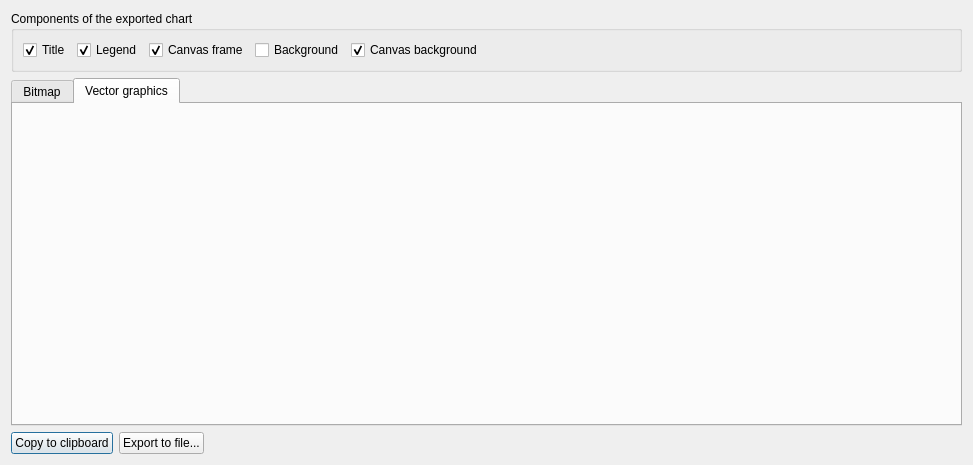
<?xml version="1.0" encoding="UTF-8"?>
<ui version="4.0">
 <class>SCI::ExportDialog</class>
 <widget class="QDialog" name="SCI::ExportDialog">
  <property name="geometry">
   <rect>
    <x>0</x>
    <y>0</y>
    <width>973</width>
    <height>465</height>
   </rect>
  </property>
  <property name="windowTitle">
   <string>Export chart</string>
  </property>
  <layout class="QGridLayout" name="gridLayout">
   <item row="0" column="0" colspan="3">
    <widget class="QGroupBox" name="groupBox_RenderFlags">
     <property name="title">
      <string>Components of the exported chart</string>
     </property>
     <layout class="QHBoxLayout" name="horizontalLayout">
      <item>
       <widget class="QCheckBox" name="checkBox_title">
        <property name="text">
         <string>Title</string>
        </property>
        <property name="checked">
         <bool>true</bool>
        </property>
       </widget>
      </item>
      <item>
       <widget class="QCheckBox" name="checkBox_legend">
        <property name="text">
         <string>Legend</string>
        </property>
        <property name="checked">
         <bool>true</bool>
        </property>
       </widget>
      </item>
      <item>
       <widget class="QCheckBox" name="checkBox_canvasFrame">
        <property name="text">
         <string>Canvas frame</string>
        </property>
        <property name="checked">
         <bool>true</bool>
        </property>
       </widget>
      </item>
      <item>
       <widget class="QCheckBox" name="checkBox_background">
        <property name="text">
         <string>Background</string>
        </property>
        <property name="checked">
         <bool>false</bool>
        </property>
       </widget>
      </item>
      <item>
       <widget class="QCheckBox" name="checkBox_canvasBackground">
        <property name="text">
         <string>Canvas background</string>
        </property>
        <property name="checked">
         <bool>true</bool>
        </property>
       </widget>
      </item>
      <item>
       <spacer name="horizontalSpacer">
        <property name="orientation">
         <enum>Qt::Horizontal</enum>
        </property>
        <property name="sizeHint" stdset="0">
         <size>
          <width>40</width>
          <height>20</height>
         </size>
        </property>
       </spacer>
      </item>
     </layout>
    </widget>
   </item>
   <item row="1" column="0" colspan="3">
    <widget class="QTabWidget" name="tabWidget">
     <property name="currentIndex">
      <number>1</number>
     </property>
     <widget class="QWidget" name="tab">
      <attribute name="title">
       <string>Bitmap</string>
      </attribute>
      <layout class="QVBoxLayout" name="verticalLayout">
       <item>
        <widget class="SCI::Export2BitmapWidget" name="widgetExportBitmap" native="true"/>
       </item>
      </layout>
     </widget>
     <widget class="QWidget" name="tab_2">
      <attribute name="title">
       <string>Vector graphics</string>
      </attribute>
      <layout class="QVBoxLayout" name="verticalLayout_3">
       <item>
        <widget class="SCI::Export2VectorWidget" name="widgetExportVector" native="true"/>
       </item>
      </layout>
     </widget>
    </widget>
   </item>
   <item row="2" column="0">
    <widget class="QPushButton" name="pushButtonCopyToClipboard">
     <property name="text">
      <string>Copy to clipboard</string>
     </property>
     <property name="default">
      <bool>false</bool>
     </property>
    </widget>
   </item>
   <item row="2" column="1">
    <widget class="QPushButton" name="pushButtonSave">
     <property name="text">
      <string>Export to file...</string>
     </property>
    </widget>
   </item>
   <item row="2" column="2">
    <spacer name="horizontalSpacer_2">
     <property name="orientation">
      <enum>Qt::Horizontal</enum>
     </property>
     <property name="sizeType">
      <enum>QSizePolicy::Expanding</enum>
     </property>
     <property name="sizeHint" stdset="0">
      <size>
       <width>20</width>
       <height>20</height>
      </size>
     </property>
    </spacer>
   </item>
  </layout>
 </widget>
 <customwidgets>
  <customwidget>
   <class>SCI::Export2BitmapWidget</class>
   <extends>QWidget</extends>
   <header>Sci_Export2BitmapWidget.h</header>
   <container>1</container>
  </customwidget>
  <customwidget>
   <class>SCI::Export2VectorWidget</class>
   <extends>QWidget</extends>
   <header>Sci_Export2VectorWidget.h</header>
   <container>1</container>
  </customwidget>
 </customwidgets>
 <tabstops>
  <tabstop>checkBox_title</tabstop>
  <tabstop>checkBox_legend</tabstop>
  <tabstop>checkBox_canvasFrame</tabstop>
  <tabstop>checkBox_background</tabstop>
  <tabstop>checkBox_canvasBackground</tabstop>
  <tabstop>tabWidget</tabstop>
 </tabstops>
 <resources/>
 <connections/>
</ui>
